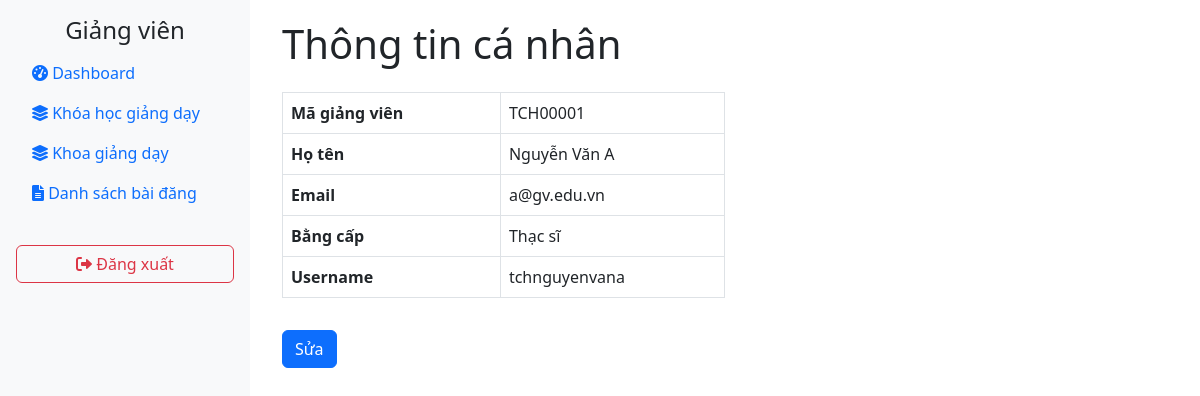
/teacher/index.php (signed in), run on the app's committed database.
### tables this page shows
CREATE TABLE `teachers` (
  `teacherID` int(11) NOT NULL,
  `userID` char(8) DEFAULT NULL,
  `name` varchar(30) NOT NULL DEFAULT 'Nguyễn Văn A',
  `email` varchar(50) DEFAULT NULL,
  `degree` varchar(50) DEFAULT NULL
);

CREATE TABLE `users` (
  `userID` char(8) NOT NULL,
  `username` varchar(50) NOT NULL,
  `password` varchar(50) NOT NULL,
  `role` enum('admin','teacher','student') NOT NULL DEFAULT 'student'
);

### teacher/index.php (the view, shortened to what this page needs)
<?php
include '../connect.php';
$userID = $_SESSION['userID'];
$stmt = $pdo->prepare("SELECT t.*, u.userID, u.username
                       FROM Teachers t
                       INNER JOIN Users u ON u.userID=t.userID
                       WHERE u.userID = ?");
$stmt->execute([$userID]);
$teacher = $stmt->fetch();
?>
<?php include 'header.php'; ?>
    <div class="container-fluid">
        <h1 class="mb-4">Thông tin cá nhân</h1>
        <table class="table table-bordered w-50">
            <tr>
                <th>Mã giảng viên</th>
                <td><?php echo htmlspecialchars($teacher['userID']); ?></td>
            </tr>
            <tr>
                <th>Họ tên</th>
                <td><?php echo htmlspecialchars($teacher['name']); ?></td>
            </tr>
            <tr>
                <th>Email</th>
                <td><?php echo htmlspecialchars($teacher['email']); ?></td>
            </tr>
            <tr>
                <th>Bằng cấp</th>
                <td><?php echo htmlspecialchars($teacher['degree']); ?></td>
            </tr>
            <tr>
                <th>Username</th>
                <td><?php echo htmlspecialchars($teacher['username']); ?></td>
            </tr>
        </table>
        <a href="editteacher.php?id=<?php echo urlencode($teacher['teacherID']); ?>&role=teacher" class="btn btn-primary mt-3">
            Sửa
        </a>
</div>
<?php include 'footer.php'; ?>

### data on the page
teachers: userID.userID "TCH00001", name "Nguyễn Văn A", email "a@gv.edu.vn", degree "Thạc sĩ", userID.username "tchnguyenvana"
